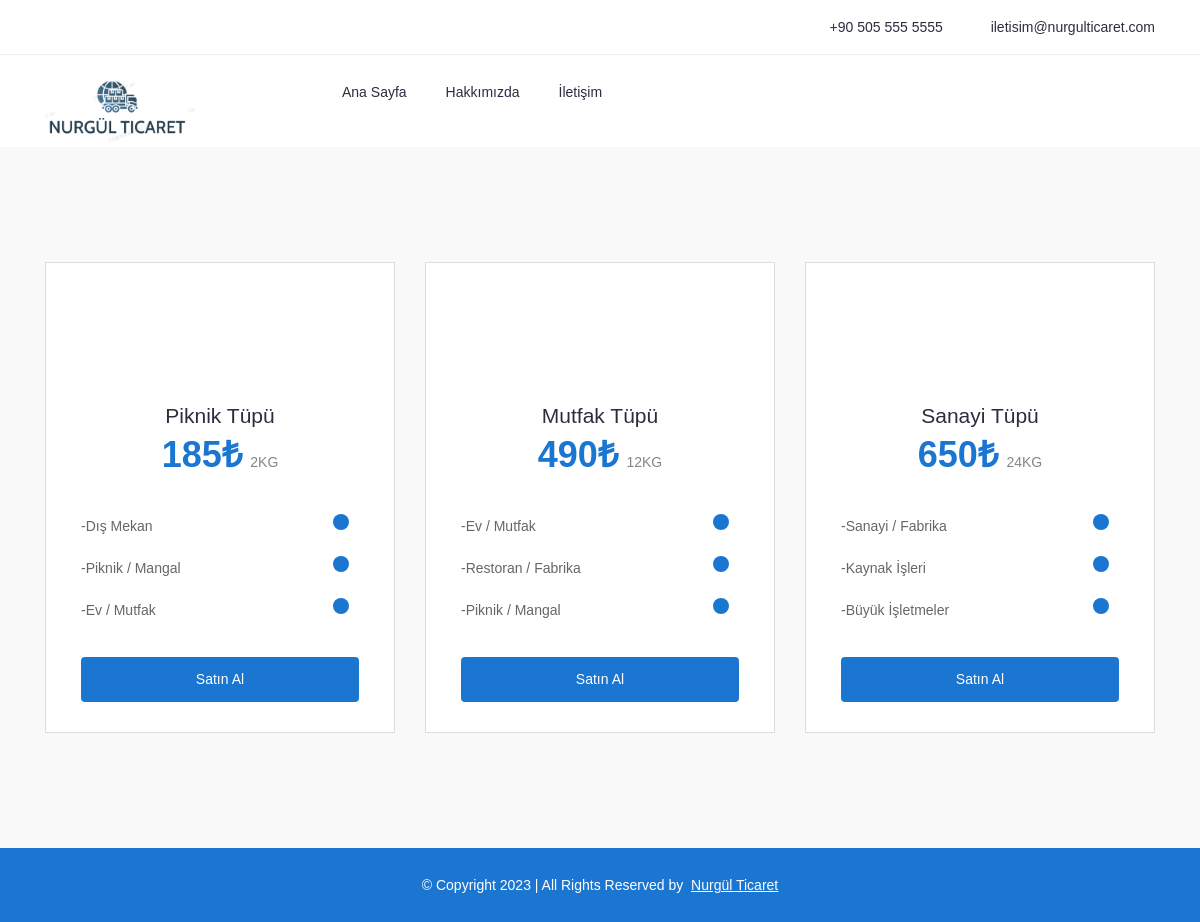
The app's page /siparis/tup-siparis.php with its own data.
### tables this page shows
CREATE TABLE IF NOT EXISTS `tbl_urun_tup` (
  `id` int NOT NULL AUTO_INCREMENT,
  `isim` varchar(50) NOT NULL,
  `fiyat` float NOT NULL,
  `detay` varchar(20) NOT NULL,
  `aciklama1` varchar(50) NOT NULL,
  `aciklama2` varchar(50) NOT NULL,
  `aciklama3` varchar(50) NOT NULL,
  PRIMARY KEY (`id`)
);

### siparis/tup-siparis.php (the view, shortened to what this page needs)
<?php
include 'baglanti.php';
?>
<!DOCTYPE html>
<html lang="tr">
  <head>
    <link rel="stylesheet" href="css/bootstrap.min.css" />
    <link rel="stylesheet" href="css/icofont.css" />
    <link rel="stylesheet" href="css/normalize.css" />
    <link rel="stylesheet" href="style.css" />
  </head>
  <body>
    <header class="header">
      <div class="topbar">
        <div class="container">
          <div class="row">
            <div class="col-lg-6 col-md-5 col-12"></div>
            <div class="col-lg-6 col-md-7 col-12">
              <ul class="top-contact">
                <li>
                  <i class="icofont-whatsapp"></i
                  ><a
                    href="https://wa.me/905055555555?text=merhabalar, tüp ve su siparişi için bilgi alabilir miyim?"
                    target="_blank"
                    >+90 505 555 5555</a
                  >
                </li>
                <li>
                  <i class="icofont-email"></i
                  ><a target="_blank" href="mailto:iletisim@nurgulticaret.com"
                    >iletisim@nurgulticaret.com</a
                  >
                </li>
              </ul>
            </div>
          </div>
        </div>
      </div>
      <div class="header-inner">
        <div class="container">
          <div class="inner">
            <div class="row">
              <div class="col-lg-3 col-md-3 col-12">
                <div class="logo">
                  <a href="/"><img src="img/logo.png" alt="#" /></a>
                </div>
              </div>
              <div class="col-lg-7 col-md-9 col-12">
                <div class="main-menu">
                  <nav class="navigation">
                    <ul class="nav menu">
                      <li><a href="/">Ana Sayfa </a></li>
                      <li><a href="#">Hakkımızda </a></li>
                      <li><a href="#">İletişim </a></li>
                    </ul>
                  </nav>
                </div>
              </div>
            </div>
          </div>
        </div>
      </div>
    </header>
    <section class="pricing-table section">
      <div class="container">
        <div class="row">
          <?php
          $sql = "SELECT isim, fiyat, detay, aciklama1, aciklama2, aciklama3 FROM tbl_urun_tup";
          $result = $conn->query($sql);
          if ($result->num_rows > 0) {
              while($row = $result->fetch_assoc()) {
                ?>
                <div class="col-lg-4 col-md-12 col-12">
            <div class="single-table">
              <div class="table-head">
                <div class="icon">
                  <i class="icofont icofont-fire-burn"></i>
                </div>
                <h4 class="title"><?php echo $row["isim"] ?></h4>
                <div class="price">
                  <p class="amount"><?php echo $row["fiyat"] ?>₺<span><?php echo $row["detay"] ?></span></p>
                </div>
              </div>
              <ul class="table-list">
                <li><i class="icofont icofont-ui-check"></i>-<?php echo $row["aciklama1"] ?></li>
                <li>
                <i class="icofont icofont-ui-check"></i>-<?php echo $row["aciklama2"] ?></li>
                <li>
                <i class="icofont icofont-ui-check"></i>-<?php echo $row["aciklama3"] ?></li>
              </ul>
              <div class="table-bottom">
              <a class="btn" href="detay?kategori=tüp&cins=<?php echo $row['isim'] ?>&fiyat=<?php echo $row['fiyat'] ?>&detay=<?php echo $row['detay'] ?>">Satın Al</a>
              </div>
            </div>
          </div>
              <?php  }
          } else {
              echo "0 sonuç";
          }
          ?>
        </div>
      </div>
    </section>
    <footer id="footer" class="footer">
      <div class="copyright">
        <div class="container">
          <div class="row">
            <div class="col-lg-12 col-md-12 col-12">
              <div class="copyright-content">
                <p>
                  © Copyright 2023 | All Rights Reserved by
                  <a href="#" target="_blank">Nurgül Ticaret</a>
                </p>
              </div>
            </div>
          </div>
        </div>
      </div>
    </footer>
  </body>
</html>

### records on screen
tbl_urun_tup: isim "Piknik Tüpü", fiyat "185", detay "2KG", aciklama1 "Dış Mekan", aciklama2 "Piknik / Mangal", aciklama3 "Ev / Mutfak"
tbl_urun_tup: isim "Mutfak Tüpü", fiyat "490", detay "12KG", aciklama1 "Ev / Mutfak", aciklama2 "Restoran / Fabrika", aciklama3 "Piknik / Mangal"
tbl_urun_tup: isim "Sanayi Tüpü", fiyat "650", detay "24KG", aciklama1 "Sanayi / Fabrika", aciklama2 "Kaynak İşleri", aciklama3 "Büyük İşletmeler"
